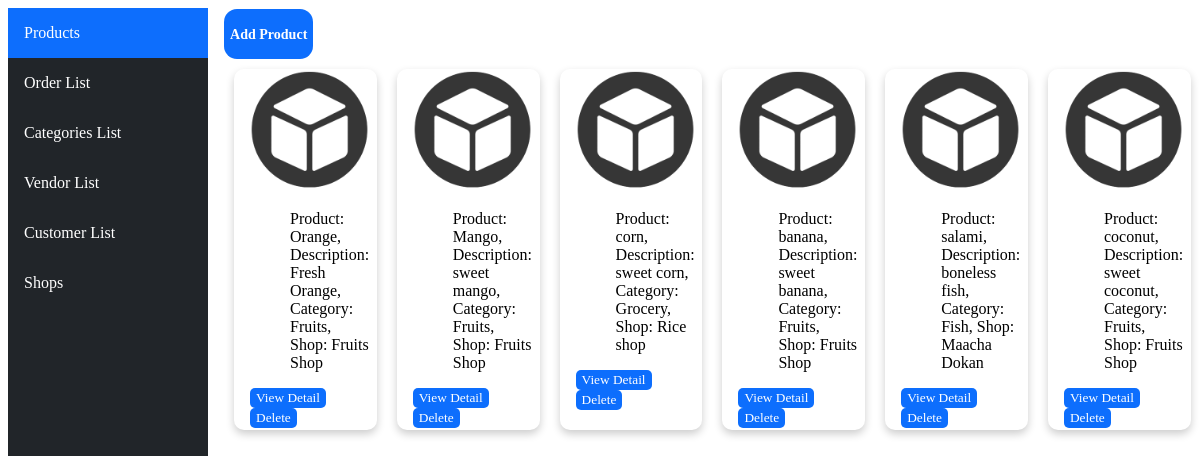
Before: /product/ with the older database file.
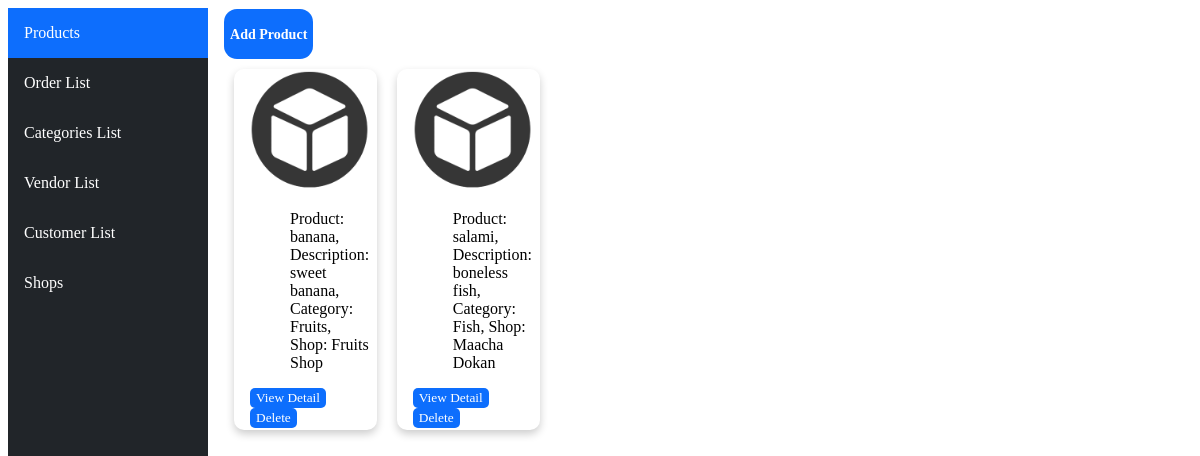
After: the same page with the newer database file.
### ecommerceApp/models.py (models this page shows, shortened)
class Product(models.Model):
    name=models.CharField(max_length=50)
    description=models.CharField(max_length=1000)
    category=models.ForeignKey(Category,on_delete=models.CASCADE, related_name="category_name")
    shop=models.ManyToManyField(Shop, related_name="shop_name")

class Category(models.Model):
    name=models.CharField(max_length=50)

class Shop(models.Model):
    name=models.CharField(max_length=50)
    owner=models.ForeignKey(Vendor, on_delete=models.CASCADE)

### ecommerceApp/views.py (the view)
# urls.py: path('product/',views.product,name="product"),
def product(request):
    products=Product.objects.all()
    return render(request,"html/product.html",{"products":products})

### ecommerceApp/templates/html/product.html
{%extends "html/layout.html"%}
{%block body%}
{% load static %}
<link rel="stylesheet" href="{% static 'css/products.css' %}" />
<button class="button"><a class="button" href="{%url 'main:add-product'%}">
        <h3>Add Product</h3>
</a></button>
<div class="main">
        {%for product in products%}
        <div class="card">
                <div class="container">
                        <img src="../icon/product.jpg" alt="Avatar" style="width:100%">
                        <ul>Product: {{product.name}},
                                Description: {{product.description}},
                                Category: {{product.category.name}},
                                Shop: {% for shop in product.shop.all %}{{ shop.name }}{% endfor %}</ul>
                        <button class="button-small">
                                <a class="button-small" href="{%url 'main:product-detail' product.id %}">View Detail</a>
                        </button>
                        <button class="button-small">
                                <a class="button-small" href="{%url 'main:delete-product' product.id %}">Delete</a>
                        </button>
                </div>
        </div>
        {%endfor%}
{% endblock %}

Changed rows visible on the page:
removed Product: name "Orange", description "Fresh Orange", category.name "Fruits", Shop (name "Fruits Shop")
removed Product: name "Mango", description "sweet mango", category.name "Fruits", Shop (name "Fruits Shop")
removed Product: name "corn", description "sweet corn", category.name "Grocery"
no longer on this page (row unchanged): Shop: name "Rice shop", shown under "corn"
removed Product: name "coconut", description "sweet coconut", category.name "Fruits", Shop (name "Fruits Shop")
